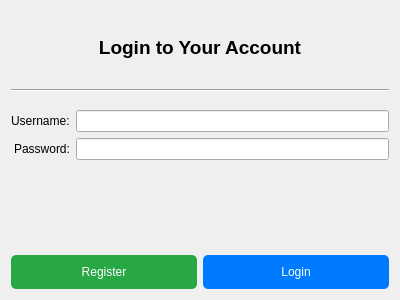
<?xml version="1.0" encoding="UTF-8"?>
<ui version="4.0">
 <class>LoginWindow</class>
 <widget class="QWidget" name="LoginWindow">
  <property name="geometry">
   <rect>
    <x>0</x>
    <y>0</y>
    <width>400</width>
    <height>300</height>
   </rect>
  </property>
  <property name="windowTitle">
   <string>Login</string>
  </property>
  <layout class="QVBoxLayout" name="verticalLayout">
   <item>
    <widget class="QLabel" name="titleLabel">
     <property name="text">
      <string>Login to Your Account</string>
     </property>
     <property name="alignment">
      <set>Qt::AlignCenter</set>
     </property>
     <property name="font">
      <font>
       <pointsize>14</pointsize>
       <weight>75</weight>
       <bold>true</bold>
      </font>
     </property>
    </widget>
   </item>
   <item>
    <widget class="QFrame" name="lineFrame">
     <property name="frameShape">
      <enum>QFrame::HLine</enum>
     </property>
     <property name="frameShadow">
      <enum>QFrame::Sunken</enum>
     </property>
    </widget>
   </item>
   <item>
    <layout class="QFormLayout" name="formLayout">
     <property name="labelAlignment">
      <set>Qt::AlignRight|Qt::AlignTrailing|Qt::AlignVCenter</set>
     </property>
     <property name="formAlignment">
      <set>Qt::AlignCenter</set>
     </property>
     <item row="0" column="0">
      <widget class="QLabel" name="usernameLabel">
       <property name="text">
        <string>Username:</string>
       </property>
      </widget>
     </item>
     <item row="0" column="1">
      <widget class="QLineEdit" name="usernameLineEdit"/>
     </item>
     <item row="1" column="0">
      <widget class="QLabel" name="passwordLabel">
       <property name="text">
        <string>Password:</string>
       </property>
      </widget>
     </item>
     <item row="1" column="1">
      <widget class="QLineEdit" name="passwordLineEdit">
       <property name="echoMode">
        <enum>QLineEdit::Password</enum>
       </property>
      </widget>
     </item>
    </layout>
   </item>
   <item>
    <widget class="QLabel" name="statusLabel">
     <property name="text">
      <string/>
     </property>
     <property name="alignment">
      <set>Qt::AlignCenter</set>
     </property>
     <property name="styleSheet">
      <string notr="true">color: red;</string>
     </property>
    </widget>
   </item>
   <item>
    <layout class="QHBoxLayout" name="buttonLayout">
     <item>
      <widget class="QPushButton" name="registerButton">
       <property name="text">
        <string>Register</string>
       </property>
       <property name="cursor">
        <cursorShape>PointingHandCursor</cursorShape>
       </property>
       <property name="styleSheet">
        <string notr="true">QPushButton {
    background-color: #28a745;
    color: white;
    border-radius: 5px;
    padding: 10px;
}
QPushButton:hover {
    background-color: #218838;
}</string>
       </property>
      </widget>
     </item>
     <item>
      <widget class="QPushButton" name="loginButton">
       <property name="text">
        <string>Login</string>
       </property>
       <property name="cursor">
        <cursorShape>PointingHandCursor</cursorShape>
       </property>
       <property name="styleSheet">
        <string notr="true">QPushButton {
    background-color: #007BFF;
    color: white;
    border-radius: 5px;
    padding: 10px;
}
QPushButton:hover {
    background-color: #0056b3;
}</string>
       </property>
      </widget>
     </item>
    </layout>
   </item>
  </layout>
 </widget>
 <resources/>
 <connections/>
</ui>
